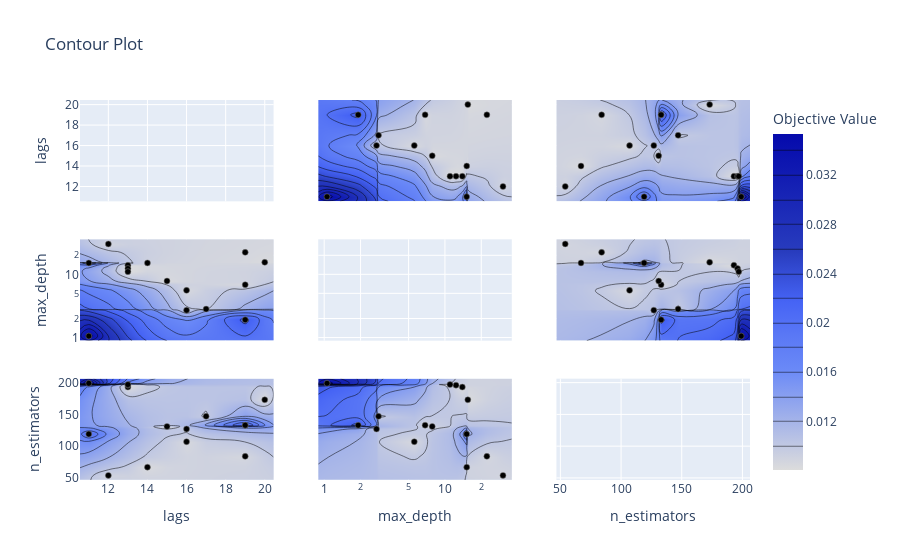

Notebook code for this chart:
### Code cell
optuna.visualization.plot_contour(study, params=['n_estimators', 'lags', 'max_depth'])

### Figure 1 — Plotly figure (JSON) as saved in the notebook; plotly's stock layout.template omitted (floating-point values rounded to 4 significant figures; data arrays with more than 128 entries replaced by an {"elided": "..."} marker saying what was removed)
{"data": [{"type": "scatter", "xaxis": "x", "yaxis": "y"}, {"colorbar": {"title": {"text": "Objective Value"}}, "colorscale": [[0, "rgb(5,10,172)"], [0.35, "rgb(40,60,190)"], [0.5, "rgb(70,100,245)"], [0.6, "rgb(90,120,245)"], [0.7, "rgb(106,137,247)"], [1, "rgb(220,220,220)"]], "connectgaps": true, "contours": {"coloring": "heatmap"}, "hoverinfo": "none", "line": {"smoothing": 1.3}, "reversescale": true, "showscale": true, "type": "contour", "x": [10.55, 11, 12, 13, 14, 15, 16, 17, 19, 20, 20.45], "xaxis": "x4", "y": [0.8921, 1.055, 1.911, 2.713, 2.818, 5.574, 6.852, 7.848, 11.02, 12.36, 13.94, 15.13, 15.16, 15.47, 22.25, 30.26, 35.79], "yaxis": "y4", "z": {"elided": "17x11 float values"}}, {"marker": {"color": "black", "line": {"color": "Grey", "width": 0.5}}, "mode": "markers", "showlegend": false, "type": "scatter", "x": [16, 17, 19, 16, 19, 15, 20, 14, 11, 19, 12, 13, 13, 13, 11], "xaxis": "x4", "y": [2.713, 2.818, 6.852, 5.574, 1.911, 7.848, 15.47, 15.16, 15.13, 22.25, 30.26, 13.94, 12.36, 11.02, 1.055], "yaxis": "y4"}, {"colorbar": {"title": {"text": "Objective Value"}}, "colorscale": [[0, "rgb(5,10,172)"], [0.35, "rgb(40,60,190)"], [0.5, "rgb(70,100,245)"], [0.6, "rgb(90,120,245)"], [0.7, "rgb(106,137,247)"], [1, "rgb(220,220,220)"]], "connectgaps": true, "contours": {"coloring": "heatmap"}, "hoverinfo": "none", "line": {"smoothing": 1.3}, "reversescale": true, "showscale": false, "type": "contour", "x": [10.55, 11, 12, 13, 14, 15, 16, 17, 19, 20, 20.45], "xaxis": "x7", "y": [46.75, 54, 67, 84, 107, 119, 127, 131, 133, 147, 173, 193, 196, 197, 199, 206.2], "yaxis": "y7", "z": {"elided": "16x11 float values"}}, {"marker": {"color": "black", "line": {"color": "Grey", "width": 0.5}}, "mode": "markers", "showlegend": false, "type": "scatter", "x": [16, 17, 19, 16, 19, 15, 20, 14, 11, 19, 12, 13, 13, 13, 11], "xaxis": "x7", "y": [127, 147, 133, 107, 133, 131, 173, 67, 119, 84, 54, 193, 196, 197, 199], "yaxis": "y7"}, {"colorbar": {"title": {"text": "Objective Value"}}, "colorscale": [[0, "rgb(5,10,172)"], [0.35, "rgb(40,60,190)"], [0.5, "rgb(70,100,245)"], [0.6, "rgb(90,120,245)"], [0.7, "rgb(106,137,247)"], [1, "rgb(220,220,220)"]], "connectgaps": true, "contours": {"coloring": "heatmap"}, "hoverinfo": "none", "line": {"smoothing": 1.3}, "reversescale": true, "showscale": false, "type": "contour", "x": [0.8921, 1.055, 1.911, 2.713, 2.818, 5.574, 6.852, 7.848, 11.02, 12.36, 13.94, 15.13, 15.16, 15.47, 22.25, 30.26, 35.79], "xaxis": "x2", "y": [10.55, 11, 12, 13, 14, 15, 16, 17, 19, 20, 20.45], "yaxis": "y2", "z": {"elided": "11x17 float values"}}, {"marker": {"color": "black", "line": {"color": "Grey", "width": 0.5}}, "mode": "markers", "showlegend": false, "type": "scatter", "x": [2.713, 2.818, 6.852, 5.574, 1.911, 7.848, 15.47, 15.16, 15.13, 22.25, 30.26, 13.94, 12.36, 11.02, 1.055], "xaxis": "x2", "y": [16, 17, 19, 16, 19, 15, 20, 14, 11, 19, 12, 13, 13, 13, 11], "yaxis": "y2"}, {"type": "scatter", "xaxis": "x5", "yaxis": "y5"}, {"colorbar": {"title": {"text": "Objective Value"}}, "colorscale": [[0, "rgb(5,10,172)"], [0.35, "rgb(40,60,190)"], [0.5, "rgb(70,100,245)"], [0.6, "rgb(90,120,245)"], [0.7, "rgb(106,137,247)"], [1, "rgb(220,220,220)"]], "connectgaps": true, "contours": {"coloring": "heatmap"}, "hoverinfo": "none", "line": {"smoothing": 1.3}, "reversescale": true, "showscale": false, "type": "contour", "x": [0.8921, 1.055, 1.911, 2.713, 2.818, 5.574, 6.852, 7.848, 11.02, 12.36, 13.94, 15.13, 15.16, 15.47, 22.25, 30.26, 35.79], "xaxis": "x8", "y": [46.75, 54, 67, 84, 107, 119, 127, 131, 133, 147, 173, 193, 196, 197, 199, 206.2], "yaxis": "y8", "z": {"elided": "16x17 float values"}}, {"marker": {"color": "black", "line": {"color": "Grey", "width": 0.5}}, "mode": "markers", "showlegend": false, "type": "scatter", "x": [2.713, 2.818, 6.852, 5.574, 1.911, 7.848, 15.47, 15.16, 15.13, 22.25, 30.26, 13.94, 12.36, 11.02, 1.055], "xaxis": "x8", "y": [127, 147, 133, 107, 133, 131, 173, 67, 119, 84, 54, 193, 196, 197, 199], "yaxis": "y8"}, {"colorbar": {"title": {"text": "Objective Value"}}, "colorscale": [[0, "rgb(5,10,172)"], [0.35, "rgb(40,60,190)"], [0.5, "rgb(70,100,245)"], [0.6, "rgb(90,120,245)"], [0.7, "rgb(106,137,247)"], [1, "rgb(220,220,220)"]], "connectgaps": true, "contours": {"coloring": "heatmap"}, "hoverinfo": "none", "line": {"smoothing": 1.3}, "reversescale": true, "showscale": false, "type": "contour", "x": [46.75, 54, 67, 84, 107, 119, 127, 131, 133, 147, 173, 193, 196, 197, 199, 206.2], "xaxis": "x3", "y": [10.55, 11, 12, 13, 14, 15, 16, 17, 19, 20, 20.45], "yaxis": "y3", "z": {"elided": "11x16 float values"}}, {"marker": {"color": "black", "line": {"color": "Grey", "width": 0.5}}, "mode": "markers", "showlegend": false, "type": "scatter", "x": [127, 147, 133, 107, 133, 131, 173, 67, 119, 84, 54, 193, 196, 197, 199], "xaxis": "x3", "y": [16, 17, 19, 16, 19, 15, 20, 14, 11, 19, 12, 13, 13, 13, 11], "yaxis": "y3"}, {"colorbar": {"title": {"text": "Objective Value"}}, "colorscale": [[0, "rgb(5,10,172)"], [0.35, "rgb(40,60,190)"], [0.5, "rgb(70,100,245)"], [0.6, "rgb(90,120,245)"], [0.7, "rgb(106,137,247)"], [1, "rgb(220,220,220)"]], "connectgaps": true, "contours": {"coloring": "heatmap"}, "hoverinfo": "none", "line": {"smoothing": 1.3}, "reversescale": true, "showscale": false, "type": "contour", "x": [46.75, 54, 67, 84, 107, 119, 127, 131, 133, 147, 173, 193, 196, 197, 199, 206.2], "xaxis": "x6", "y": [0.8921, 1.055, 1.911, 2.713, 2.818, 5.574, 6.852, 7.848, 11.02, 12.36, 13.94, 15.13, 15.16, 15.47, 22.25, 30.26, 35.79], "yaxis": "y6", "z": {"elided": "17x16 float values"}}, {"marker": {"color": "black", "line": {"color": "Grey", "width": 0.5}}, "mode": "markers", "showlegend": false, "type": "scatter", "x": [127, 147, 133, 107, 133, 131, 173, 67, 119, 84, 54, 193, 196, 197, 199], "xaxis": "x6", "y": [2.713, 2.818, 6.852, 5.574, 1.911, 7.848, 15.47, 15.16, 15.13, 22.25, 30.26, 13.94, 12.36, 11.02, 1.055], "yaxis": "y6"}, {"type": "scatter", "xaxis": "x9", "yaxis": "y9"}], "layout": {"title": {"text": "Contour Plot"}, "xaxis": {"anchor": "y", "domain": [0, 0.2889], "matches": "x7", "range": [10.55, 20.45], "showticklabels": false}, "xaxis2": {"anchor": "y2", "domain": [0.3556, 0.6444], "matches": "x8", "range": [-0.04958, 1.554], "showticklabels": false, "type": "log"}, "xaxis3": {"anchor": "y3", "domain": [0.7111, 1], "matches": "x9", "range": [46.75, 206.2], "showticklabels": false}, "xaxis4": {"anchor": "y4", "domain": [0, 0.2889], "matches": "x7", "range": [10.55, 20.45], "showticklabels": false}, "xaxis5": {"anchor": "y5", "domain": [0.3556, 0.6444], "matches": "x8", "range": [-0.04958, 1.554], "showticklabels": false, "type": "log"}, "xaxis6": {"anchor": "y6", "domain": [0.7111, 1], "matches": "x9", "range": [46.75, 206.2], "showticklabels": false}, "xaxis7": {"anchor": "y7", "domain": [0, 0.2889], "range": [10.55, 20.45], "title": {"text": "lags"}}, "xaxis8": {"anchor": "y8", "domain": [0.3556, 0.6444], "range": [-0.04958, 1.554], "title": {"text": "max_depth"}, "type": "log"}, "xaxis9": {"anchor": "y9", "domain": [0.7111, 1], "range": [46.75, 206.2], "title": {"text": "n_estimators"}}, "yaxis": {"anchor": "x", "domain": [0.7333, 1], "range": [10.55, 20.45], "title": {"text": "lags"}}, "yaxis2": {"anchor": "x2", "domain": [0.7333, 1], "matches": "y", "range": [10.55, 20.45], "showticklabels": false}, "yaxis3": {"anchor": "x3", "domain": [0.7333, 1], "matches": "y", "range": [10.55, 20.45], "showticklabels": false}, "yaxis4": {"anchor": "x4", "domain": [0.3667, 0.6333], "range": [-0.04958, 1.554], "title": {"text": "max_depth"}, "type": "log"}, "yaxis5": {"anchor": "x5", "domain": [0.3667, 0.6333], "matches": "y4", "range": [-0.04958, 1.554], "showticklabels": false, "type": "log"}, "yaxis6": {"anchor": "x6", "domain": [0.3667, 0.6333], "matches": "y4", "range": [-0.04958, 1.554], "showticklabels": false, "type": "log"}, "yaxis7": {"anchor": "x7", "domain": [0, 0.2667], "range": [46.75, 206.2], "title": {"text": "n_estimators"}}, "yaxis8": {"anchor": "x8", "domain": [0, 0.2667], "matches": "y7", "range": [46.75, 206.2], "showticklabels": false}, "yaxis9": {"anchor": "x9", "domain": [0, 0.2667], "matches": "y7", "range": [46.75, 206.2], "showticklabels": false}}}
